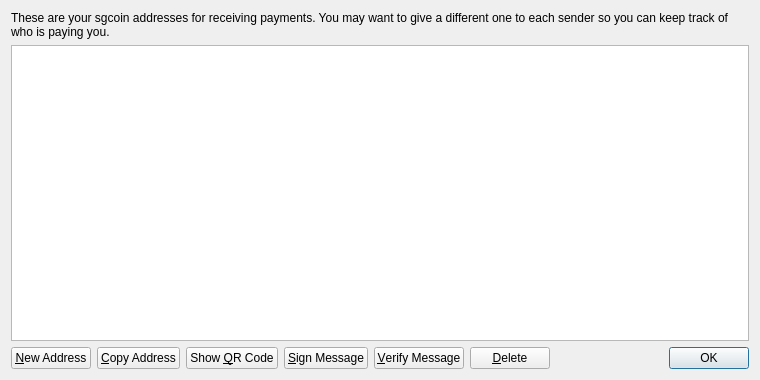
<?xml version="1.0" encoding="UTF-8"?>
<ui version="4.0">
 <class>AddressBookPage</class>
 <widget class="QWidget" name="AddressBookPage">
  <property name="geometry">
   <rect>
    <x>0</x>
    <y>0</y>
    <width>760</width>
    <height>380</height>
   </rect>
  </property>
  <property name="windowTitle">
   <string>Address Book</string>
  </property>
  <layout class="QVBoxLayout" name="verticalLayout">
   <item>
    <widget class="QLabel" name="labelExplanation">
     <property name="text">
      <string>These are your sgcoin addresses for receiving payments. You may want to give a different one to each sender so you can keep track of who is paying you.</string>
     </property>
     <property name="textFormat">
      <enum>Qt::PlainText</enum>
     </property>
     <property name="wordWrap">
      <bool>true</bool>
     </property>
    </widget>
   </item>
   <item>
    <widget class="QTableView" name="tableView">
     <property name="contextMenuPolicy">
      <enum>Qt::CustomContextMenu</enum>
     </property>
     <property name="toolTip">
      <string>Double-click to edit address or label</string>
     </property>
     <property name="tabKeyNavigation">
      <bool>false</bool>
     </property>
     <property name="alternatingRowColors">
      <bool>true</bool>
     </property>
     <property name="selectionMode">
      <enum>QAbstractItemView::SingleSelection</enum>
     </property>
     <property name="selectionBehavior">
      <enum>QAbstractItemView::SelectRows</enum>
     </property>
     <property name="sortingEnabled">
      <bool>true</bool>
     </property>
     <attribute name="verticalHeaderVisible">
      <bool>false</bool>
     </attribute>
    </widget>
   </item>
   <item>
    <layout class="QHBoxLayout" name="horizontalLayout">
     <item>
      <widget class="QPushButton" name="newAddressButton">
       <property name="toolTip">
        <string>Create a new address</string>
       </property>
       <property name="text">
        <string>&amp;New Address</string>
       </property>
       <property name="icon">
        <iconset resource="../bitcoin.qrc">
         <normaloff>:/icons/add</normaloff>:/icons/add</iconset>
       </property>
      </widget>
     </item>
     <item>
      <widget class="QPushButton" name="copyToClipboard">
       <property name="toolTip">
        <string>Copy the currently selected address to the system clipboard</string>
       </property>
       <property name="text">
        <string>&amp;Copy Address</string>
       </property>
       <property name="icon">
        <iconset resource="../bitcoin.qrc">
         <normaloff>:/icons/editcopy</normaloff>:/icons/editcopy</iconset>
       </property>
      </widget>
     </item>
     <item>
      <widget class="QPushButton" name="showQRCode">
       <property name="text">
        <string>Show &amp;QR Code</string>
       </property>
       <property name="icon">
        <iconset resource="../bitcoin.qrc">
         <normaloff>:/icons/qrcode</normaloff>:/icons/qrcode</iconset>
       </property>
      </widget>
     </item>
     <item>
      <widget class="QPushButton" name="signMessage">
       <property name="toolTip">
        <string>Sign a message to prove you own a sgcoin address</string>
       </property>
       <property name="text">
        <string>&amp;Sign Message</string>
       </property>
       <property name="icon">
        <iconset resource="../bitcoin.qrc">
         <normaloff>:/icons/edit</normaloff>:/icons/edit</iconset>
       </property>
      </widget>
     </item>
     <item>
      <widget class="QPushButton" name="verifyMessage">
       <property name="toolTip">
        <string>Verify a message to ensure it was signed with a specified sgcoin address</string>
       </property>
       <property name="text">
        <string>&amp;Verify Message</string>
       </property>
       <property name="icon">
        <iconset resource="../bitcoin.qrc">
         <normaloff>:/icons/transaction_0</normaloff>:/icons/transaction_0</iconset>
       </property>
      </widget>
     </item>
     <item>
      <widget class="QPushButton" name="deleteButton">
       <property name="toolTip">
        <string>Delete the currently selected address from the list. Only sending addresses can be deleted.</string>
       </property>
       <property name="text">
        <string>&amp;Delete</string>
       </property>
       <property name="icon">
        <iconset resource="../bitcoin.qrc">
         <normaloff>:/icons/remove</normaloff>:/icons/remove</iconset>
       </property>
      </widget>
     </item>
     <item>
      <spacer name="horizontalSpacer">
       <property name="orientation">
        <enum>Qt::Horizontal</enum>
       </property>
       <property name="sizeHint" stdset="0">
        <size>
         <width>40</width>
         <height>20</height>
        </size>
       </property>
      </spacer>
     </item>
     <item>
      <widget class="QDialogButtonBox" name="buttonBox">
       <property name="sizePolicy">
        <sizepolicy hsizetype="Maximum" vsizetype="Fixed">
         <horstretch>0</horstretch>
         <verstretch>0</verstretch>
        </sizepolicy>
       </property>
       <property name="standardButtons">
        <set>QDialogButtonBox::Ok</set>
       </property>
      </widget>
     </item>
    </layout>
   </item>
  </layout>
 </widget>
 <resources>
  <include location="../bitcoin.qrc"/>
 </resources>
 <connections/>
</ui>
